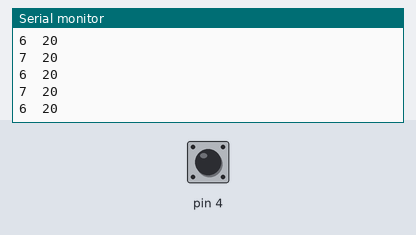
A sketch run on a simulated Arduino Uno, built with avr-gcc and run on an emulated ATmega328P. Shown: the last lines printed to the serial monitor. The test bench sets the inputs (shaded band); at power-on: pin 4 HIGH.

Above: at 1.2 s.
1.3 s: pin 4 pulled LOW for 0.15 s
At 1.39 s:
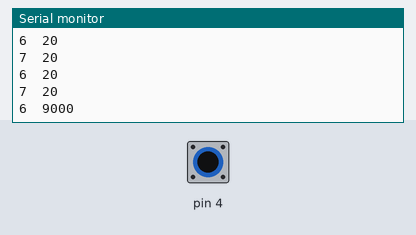
2.9 s: pin 4 pulled LOW for 3.2 s
At 4.05 s:
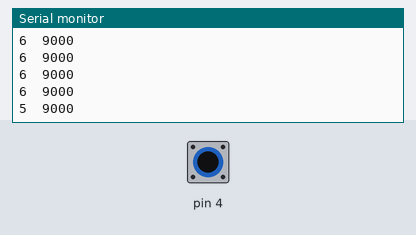
Timing chart, 0 to 5.9 s (numbered marks = the images above; inputs shaded):
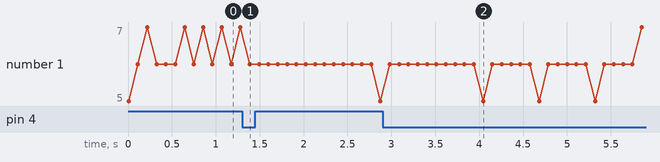

Measured:
- after the input at 1.3 s, the serial monitor: prints a new line after 0.09 s (image 1)
- after the input at 2.9 s, the serial monitor: prints a new line after 1.1 s (image 2)

The sketch:

CapacitiveSensorSketch.ino
```cpp
#include <CapacitiveSensor.h>

CapacitiveSensor cs_2_4 = CapacitiveSensor(2,4); // 10M resistor between pins 2 & 4, pin 4 is sensor pin, add a wire and or foil if desired
int ledOn = 0;
int justTurnedOn = 0;

void setup()
{
   Serial.begin(9600);
}

void loop()
{
    long start = millis();
    long total1 =  cs_2_4.capacitiveSensor(60);


    Serial.print(millis() - start);        // check on performance in milliseconds
    Serial.print("\t");                    // tab character for debug windown spacing

    Serial.print(total1);                  // print sensor output 1
    Serial.println("\t");

    if(total1 > 500 && justTurnedOn == 0)
    {
      ledOn = !ledOn;
      justTurnedOn = 1;
      digitalWrite(13, ledOn);
    }

    if(total1 < 500 && justTurnedOn == 1)
       justTurnedOn = 0;

    delay(100);                             // arbitrary delay to limit data to serial port
}
```
